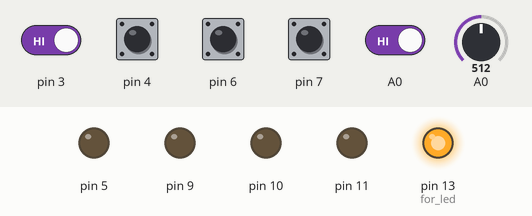
Simulated run of this sketch. Board: Arduino Uno, built with avr-gcc and run on an emulated ATmega328P. Shown: output pins drawn as LEDs (lit = HIGH). Inputs (shaded band) come from the test bench; at power-on: A0, pin 3, pin 4, pin 6, pin 7 HIGH, A0 = 512.

Above: at 1.2 s.
1.3 s: A0 driven LOW
At 2.9 s:
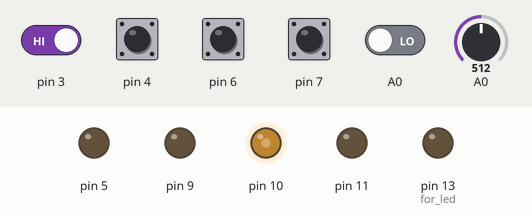
3.5 s: A0 driven HIGH
At 6.3 s:
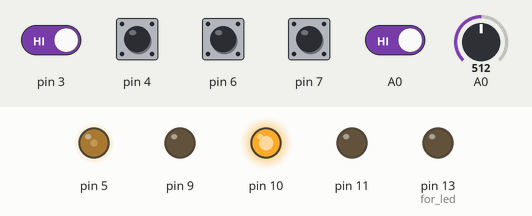
6.5 s: pin 3 driven LOW and A0 driven LOW
At 7.5 s:
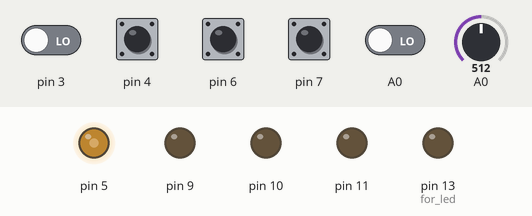
8.0 s: A0 driven HIGH
At 8.15 s:
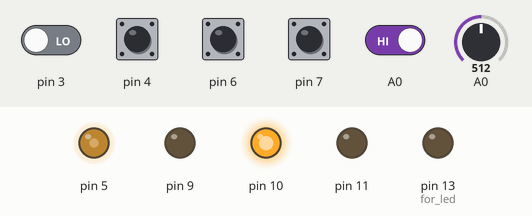
11.0 s: A0 set to 716
Timing chart, 0 to 11.9 s (numbered marks = the images above; inputs shaded):
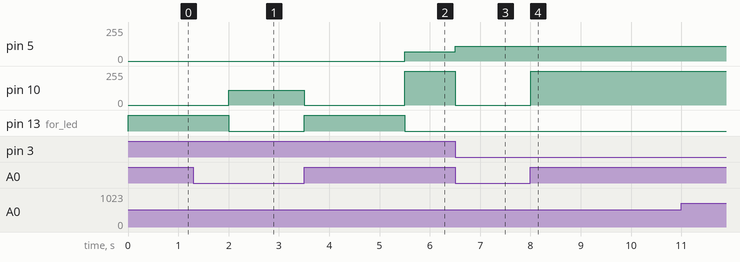

Measured:
- after the input at 1.3 s, pin 5: stays 0/255 (without the input it goes to 162/255 after 0.70 s); pin 10: 0/255 → 110/255 after 0.70 s
- after the input at 3.5 s, pin 5: 0/255 → 70/255 after 2.0 s; pin 10: 110/255 → 0/255 at once, → 255/255 2.0 s later; pin 13 (for_led): LOW → HIGH at once, → LOW 2.0 s later
- after the input at 6.5 s, pin 5: 70/255 → 110/255 at once; pin 10: 255/255 → 0/255 at once
- after the input at 8.0 s, pin 10: 0/255 → 255/255 at once

The sketch:

ArduinoCode_PreOrderTraversal.ino
```cpp
float PWM;
float PWM2;
int P; // (Preportional)
float I; // (Integral)
float D; // (Derivative)
int pI; // The sum of the preportional value and the integral value
int PID;
int val;
int Aval; // All values (see the integral equation)
int Pval1; // The previous value (see the derivative term)
int Pval2;
int Dval; // The subtraction of the current value from the previous value
void setup() {
  Serial.begin(9600);
  Aval=0;
  Pval1=0;
  Pval2=0;
  val=0;
  pinMode(5,OUTPUT);
  pinMode(9,OUTPUT);
  pinMode(10,OUTPUT);
  pinMode(11,OUTPUT);

  pinMode(2,INPUT);
  pinMode(3,INPUT);
  pinMode(4,INPUT);
  pinMode(6,INPUT);
  pinMode(7,INPUT);

  pinMode(13,OUTPUT);//for led
}
int flag=0;//for checking only 1 end possible
//FUNCTIONS:
  void HardRight(){
    digitalWrite(5,LOW);
    analogWrite(9,110);
    analogWrite(10,110);//RIGHT
    digitalWrite(11,LOW);
   }
  void HardLeft(){
    digitalWrite(9,LOW);
    analogWrite(5,110);
    analogWrite(11,110);//RIGHT
    digitalWrite(10,LOW);
  }
  void SoftRight(){
    digitalWrite(5,LOW);
    digitalWrite(9,LOW);
    analogWrite(10,110);
    digitalWrite(11,LOW);

  }
  void SoftLeft(){
    analogWrite(5,110);//NH LEFT
    digitalWrite(9,LOW);
    digitalWrite(10,LOW);
    digitalWrite(11,LOW);
    }
  void Move(float x, float y){
    analogWrite(5,x);
    digitalWrite(9,LOW);
    analogWrite(10,y);
    digitalWrite(11,LOW);
   }
  void Reverse(){
    analogWrite(9,110);
    digitalWrite(5,LOW);
    analogWrite(11,110);
    digitalWrite(10,LOW);
    }
  void Stop(){
    digitalWrite(5,LOW);
    digitalWrite(9,LOW);
    digitalWrite(10,LOW);
    digitalWrite(11,LOW);
    }

  /*void thisIsTheEnd(){
    //Stylish Reverse
    digitalWrite(13,HIGH);   //LED ON
    digitalWrite(5,LOW);     //HAULT FOR 10 SECONDS
    digitalWrite(9,LOW);
    digitalWrite(10,LOW);
    digitalWrite(11,LOW);
    delay(5000);
    flag++;
    digitalWrite(13,LOW);    //LED OFF
    analogWrite(9,110);       //Reverse for 0.5s
    digitalWrite(5,LOW);
    analogWrite(11,100);
    digitalWrite(10,LOW);
    delay(500);
    digitalWrite(5,LOW);     //Hard Right for 0.2s
    analogWrite(9,110);
    analogWrite(10,100);      //RIGHT
    digitalWrite(11,LOW);
    delay(200);
  }
  void thisIsTheEnd2(){
    analogWrite(5,110);       //Move forward to check T or end
    digitalWrite(9,LOW);
    analogWrite(10,100);
    digitalWrite(11,LOW);
    delay(200);
    if(!!digitalRead(7)&&!!digitalRead(6)&&!!digitalRead(A0)&&!!digitalRead(4)&&!!digitalRead(3))//if end
    {
    analogWrite(5,110);      //Move on the box
    digitalWrite(9,LOW);
    analogWrite(10,100);
    digitalWrite(11,LOW);
    delay(400);

    digitalWrite(13,HIGH);   //LED ON

    digitalWrite(5,LOW);     //HAULT FOR 10 SECONDS
    digitalWrite(9,LOW);
    digitalWrite(10,LOW);
    digitalWrite(11,LOW);
    delay(5000);

    digitalWrite(13,LOW);   //LED OFF
    /*                                       //commenting bcs no full scanning
    analogWrite(5,110);      //Move little forward
    digitalWrite(9,LOW);
    analogWrite(10,100);
    digitalWrite(11,LOW);
    delay(200);

    digitalWrite(5,LOW);     //HAULT FOR 3 SECONDS
    digitalWrite(9,LOW);
    digitalWrite(10,LOW);
    digitalWrite(11,LOW);
    delay(3000);

    HardRight();             //U Turn
    delay(770);

    analogWrite(5,110);       //Move forward
    digitalWrite(9,LOW);
    analogWrite(10,100);
    digitalWrite(11,LOW);
    delay(750);
        //Program Back to normal
   }
   else//NOT AN END
   {
     HardRight();
     delay(450);
   }
 }*/


void loop()
{
 Pval2 = Pval1;
  val = analogRead(A0);//!digitalRead(A0)
//Serial.println(!digitalRead(A0));
//Serial.println(analogRead(A0));


  val = constrain (val, 700, 900);
  map (val, 700, 900, -300, 300);
  Pval1=val;
  P=val*3; // Expirement with this value

  Aval=Aval+val;  // Because we need the values from the start of the program to the instantanious time

  I=Aval*0.3;  // See the Integral Discription + Expirement with this value

  Dval=Pval2-val;
  D=Dval*0.3;  // See the Integral Discription + Expirement with this value
  pI=I+P;
  PID=pI+D; // Finally, the PID value

  PWM = 110+PID; // Expirement with the "150" value
  PWM2 = 110-PID;
 if(!digitalRead(7)&&!digitalRead(6)&&!digitalRead(A0)&&!digitalRead(4)&&!digitalRead(3)){//0
  HardLeft();//no giggling effect in left turns
  //HardRight();//no giggling effects in right turn
 }

 if(!digitalRead(7)&&!digitalRead(6)&&!digitalRead(A0)&&!digitalRead(4)&&!!digitalRead(3)){//1
 /* while(!digitalRead(A0))// Error handling when there is giggling between s4 and s5//Right preference case//HardLeft case//now no giggling effect in right turns
  {//HardRight
    digitalWrite(5,LOW);
    analogWrite(9,110);
    analogWrite(10,100);//RIGHT
    digitalWrite(11,LOW);
   }*/
  SoftRight();//required if no exception
 }

 if(!digitalRead(7)&&!digitalRead(6)&&!digitalRead(A0)&&!!digitalRead(4)&&!digitalRead(3)){//2
  /*while(!digitalRead(A0))// Error handling when there is giggling between s3 and s4//Right preference case//HardLeft case//now no giggling effect in right turns
  {//HardRight
    digitalWrite(5,LOW);
    analogWrite(9,110);
    analogWrite(10,100);//RIGHT
    digitalWrite(11,LOW);
   }*/
  SoftRight();//required if no exception
 }

 if(!digitalRead(7)&&!digitalRead(6)&&!digitalRead(A0)&&!!digitalRead(4)&&!!digitalRead(3)){//3
  HardRight();
 }

 if(!digitalRead(7)&&!digitalRead(6)&&!!digitalRead(A0)&&!digitalRead(4)&&!digitalRead(3)){//4
  Move(PWM,PWM2);
 }

 if(!digitalRead(7)&&!digitalRead(6)&&!!digitalRead(A0)&&!digitalRead(4)&&!!digitalRead(3)){//5
  Reverse();
 }

 if(!digitalRead(7)&&!digitalRead(6)&&!!digitalRead(A0)&&!!digitalRead(4)&&!digitalRead(3)){//6
 // Reverse();
 Move(PWM,PWM2);
 }

 if(!digitalRead(7)&&!digitalRead(6)&&!!digitalRead(A0)&&!!digitalRead(4)&&!!digitalRead(3)){//7
  SoftRight();
 }

 if(!digitalRead(7)&&!!digitalRead(6)&&!digitalRead(A0)&&!digitalRead(4)&&!digitalRead(3)){//8
  SoftLeft();
 }

 if(!digitalRead(7)&&!!digitalRead(6)&&!digitalRead(A0)&&!digitalRead(4)&&!!digitalRead(3)){//9
  SoftLeft();
 }

 if(!digitalRead(7)&&!!digitalRead(6)&&!digitalRead(A0)&&!!digitalRead(4)&&!digitalRead(3)){//10
  SoftLeft();
 }

 if(!digitalRead(7)&&!!digitalRead(6)&&!digitalRead(A0)&&!!digitalRead(4)&&!!digitalRead(3)){//11
  SoftLeft();
 }

 if(!digitalRead(7)&&!!digitalRead(6)&&!!digitalRead(A0)&&!digitalRead(4)&&!digitalRead(3)){//12
  //Reverse();
  Move(PWM,PWM2);
 }

 if(!digitalRead(7)&&!!digitalRead(6)&&!!digitalRead(A0)&&!digitalRead(4)&&!!digitalRead(3)){//13
  //Reverse();
  SoftRight();
 }

 if(!digitalRead(7)&&!!digitalRead(6)&&!!digitalRead(A0)&&!!digitalRead(4)&&!digitalRead(3)){//14
  //Reverse();
  Move(PWM,PWM2);
 }

 if(!digitalRead(7)&&!!digitalRead(6)&&!!digitalRead(A0)&&!!digitalRead(4)&&!!digitalRead(3)){//15
  //Reverse();
  SoftRight();
 }

 if(!!digitalRead(7)&&!digitalRead(6)&&!digitalRead(A0)&&!digitalRead(4)&&!digitalRead(3)){//16
  SoftLeft();
 }

 if(!!digitalRead(7)&&!digitalRead(6)&&!digitalRead(A0)&&!digitalRead(4)&&!!digitalRead(3)){//17
  SoftLeft();
 }

 if(!!digitalRead(7)&&!digitalRead(6)&&!digitalRead(A0)&&!!digitalRead(4)&&!digitalRead(3)){//18
  SoftLeft();
 }

 if(!!digitalRead(7)&&!digitalRead(6)&&!digitalRead(A0)&&!!digitalRead(4)&&!!digitalRead(3)){//19
  SoftRight();
 }

 if(!!digitalRead(7)&&!digitalRead(6)&&!!digitalRead(A0)&&!digitalRead(4)&&!digitalRead(3)){//20
  //Reverse();
  Move(PWM,PWM2);
 }

 if(!!digitalRead(7)&&!digitalRead(6)&&!!digitalRead(A0)&&!digitalRead(4)&&!!digitalRead(3)){//21
  //Reverse();
  SoftRight();
 }

 if(!!digitalRead(7)&&!digitalRead(6)&&!!digitalRead(A0)&&!!digitalRead(4)&&!digitalRead(3)){//22
  //Reverse();
  Move(PWM,PWM2);
 }

 if(!!digitalRead(7)&&!digitalRead(6)&&!!digitalRead(A0)&&!!digitalRead(4)&&!!digitalRead(3)){//23
  //Reverse();
  SoftRight();
 }

 if(!!digitalRead(7)&&!!digitalRead(6)&&!digitalRead(A0)&&!digitalRead(4)&&!digitalRead(3)){//24
  SoftLeft();
 }

 if(!!digitalRead(7)&&!!digitalRead(6)&&!digitalRead(A0)&&!digitalRead(4)&&!!digitalRead(3)){//25
  SoftLeft();
 }

 if(!!digitalRead(7)&&!!digitalRead(6)&&!digitalRead(A0)&&!!digitalRead(4)&&!digitalRead(3)){//26
   SoftLeft();
 }

 if(!!digitalRead(7)&&!!digitalRead(6)&&!digitalRead(A0)&&!!digitalRead(4)&&!!digitalRead(3)){//27
  while(!digitalRead(A0))
    SoftRight();
 }

 if(!!digitalRead(7)&&!!digitalRead(6)&&!!digitalRead(A0)&&!digitalRead(4)&&!digitalRead(3)){//28
  //Move();
 while(!!digitalRead(A0))
  SoftLeft();
  while(!digitalRead(A0))
  SoftLeft();
 }

 if(!!digitalRead(7)&&!!digitalRead(6)&&!!digitalRead(A0)&&!digitalRead(4)&&!!digitalRead(3)){//29
  //Reverse();
  SoftRight();
 }

 if(!!digitalRead(7)&&!!digitalRead(6)&&!!digitalRead(A0)&&!!digitalRead(4)&&!digitalRead(3)){//30
 // Reverse();
 Move(PWM,PWM2);
 }

 if(!!digitalRead(7)&&!!digitalRead(6)&&!!digitalRead(A0)&&!!digitalRead(4)&&!!digitalRead(3)){//31
   digitalWrite(13,HIGH);
   Stop();delay(2000);
   digitalWrite(13,LOW);
   while(!!digitalRead(A0))
   Move(PWM,PWM2);
 }
}
```
